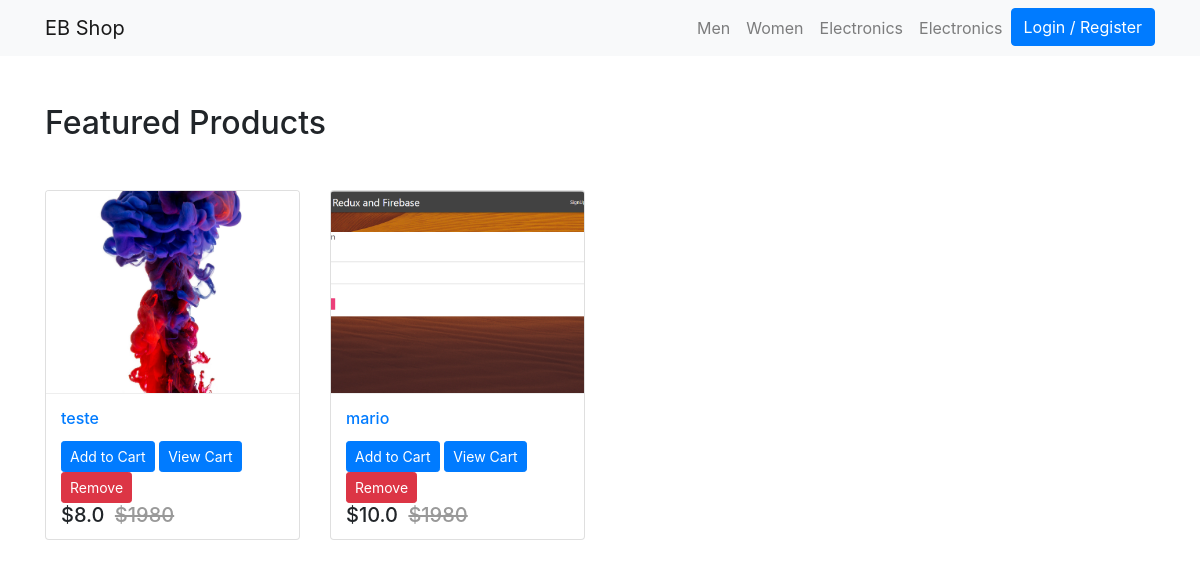
The page / on the database its author committed.
### products/models.py (models this page shows, shortened)
class Product(models.Model):
    mainimage = models.ImageField(upload_to='products/', blank=True)
    name = models.CharField(max_length=300)
    slug = models.SlugField()
    category = models.ForeignKey(Category, on_delete=models.CASCADE)
    preview_text = models.TextField(
        max_length=200, verbose_name='Preview Text')
    detail_text = models.TextField(max_length=1000, verbose_name='Detail Text')
    price = models.FloatField()

### products/views.py (the view)
# urls.py: 2. Add a URL to urlpatterns:  path('', Home.as_view(), name='home')
class Home(ListView):
    model = Product
    template_name = 'products/home.html'

### products/templates/products/home.html
{% extends 'products/base.html' %} {% block content %}
<div class="container my-5">
  <h2 class="my-5">Featured Products</h2>
  <div class="row">
    {% for product in object_list %}
    <div class="col-md-6 col-sm-12 col-lg-3">
      <figure class="card card-product">
        <div class="img-wrap">
          <img
            src="media/{{ product.mainimage }}"
            style="width: 100%; height: 300px;"
          />
        </div>
        <figcaption class="info-wrap">
          <h6 class="title text-dots">
            <a href="{{ product.get_absolute_url }}">{{ product.name }}</a>
          </h6>
          <div class="action-wrap">
            <a href="cart/{{ product.slug }}" class="btn btn-primary btn-sm">
              Add to Cart
            </a>
            <a href="cart/" class="btn btn-primary btn-sm"> View Cart </a>
            <a href="remove/{{ product.slug }}" class="btn btn-danger btn-sm">
              Remove</a
            >
            <div class="price-wrap h5">
              <span class="price-new">${{product.price}}</span>
              <del class="price-old">$1980</del>
            </div>
          </div>
        </figcaption>
      </figure>
    </div>
    {% endfor %}
  </div>
</div>
{% endblock %}

### products/templates/products/base.html (shortened to what this page needs)
{% load static %}
<!DOCTYPE html>
<html lang="en">
  <head>
    <link
      rel="stylesheet"
      href="https://stackpath.bootstrapcdn.com/bootstrap/4.3.1/css/bootstrap.min.css"
    />
    <link
      href="https://cdnjs.cloudflare.com/ajax/libs/font-awesome/5.10.2/css/all.css"
      rel="stylesheet"
    />
    <link rel="stylesheet" href="{% static 'css/main.css' %}" />
  </head>
  <body>
    {% include 'products/navbar.html' %}  {% block content %} {% endblock %}
  </body>
</html>

### products/templates/products/navbar.html (shortened to what this page needs)
{% load cart_tag %}
<nav class="navbar navbar-expand-lg navbar-light bg-light">
  <div class="container">
  <a class="navbar-brand" href="/">EB Shop</a>
  <div class="collapse navbar-collapse" id="navbarNav">
    <ul class="navbar-nav ml-auto">
      <li {% if request.path == 'contact' %}class="nav-item active"{% else %}class="nav-item"{% endif %}>
        <a class="nav-link" href="#">Men <span class="sr-only">(current)</span></a>
      </li>
      <li class="nav-item">
        <a class="nav-link" href="#">Women</a>
      </li>
      <li class="nav-item">
        <a class="nav-link" href="#">Electronics</a>
      </li>
       <li class="nav-item">
        <a class="nav-link" href="#">Electronics</a>
      </li>
      {% if request.user.is_authenticated %}
      <li class="nav-item">
        <a class="nav-link" href="{% url 'mainapp:cart-home' %}">
          <i class="fa fa-shopping-cart"></i> Cart
          <span class="badge badge-light">{{ request.user| cart_total }}</span>
        </a>
      </li>
       <li class="nav-item">
      </li>
      <li class="nav-item dropdown">
        <a class="nav-link dropdown-toggle" href="#" id="navbarDropdown" role="button" data-toggle="dropdown" aria-haspopup="true" aria-expanded="false">
          <i class="fas fa-user-tie"></i> {{ request.user.username }}
        </a>
        <div class="dropdown-menu" aria-labelledby="navbarDropdown">
          <a class="dropdown-item" href="{% url 'mainapp:home' %}">Dashboard</a>
          <a class="dropdown-item" href="{% url 'checkout:index' %}">Orders</a>
          <div class="dropdown-divider"></div>
          <a class="dropdown-item" href="/accounts/logout/">Logout</a>
        </div>
      </li>
      {% else %}
       <li class="nav-item">
        <a  class="btn btn-primary" href="/accounts/login/">Login / Register</a>
      </li>
      {% endif %}
    </ul>
  </div>
  </div>
</nav>

### products/templates/products/base.html (style rules this page uses)
.card { height: 350px; }
.card-product:after { content: ""; display: table; clear: both; visibility: hidden; }
.card-product .price-new, .card-product .price { margin-right: 5px; }
.card-product .price-old { color: #999; }
.card-product .img-wrap { border-radius: 3px 3px 0 0; overflow: hidden; position: relative; height: 220px; text-align: center; }
.card-product .img-wrap img { max-height: 100%; max-width: 100%; object-fit: cover; }
.card-product .info-wrap { overflow: hidden; padding: 15px; border-top: 1px solid #eee; }
.card-product .action-wrap { padding-top: 4px; margin-top: 4px; }
.card-product .title { margin-top: 0; }

### rows shown on the page
Product: mainimage (picture), name "teste", price "8.0"
Product: mainimage (picture), name "mario", price "10.0"
